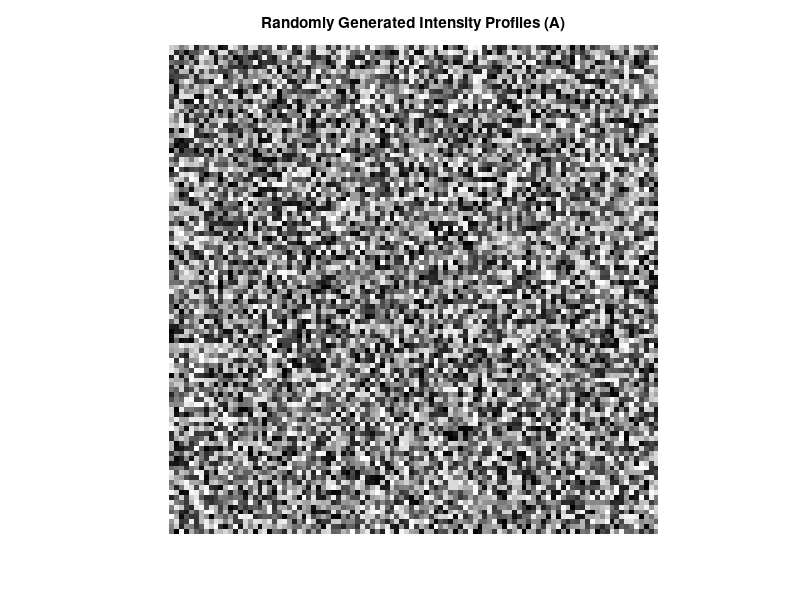

This figure's MATLAB source: (Note: this script raises an error after producing the figure.)
%% clear workspace , and command window, close all figures already open.
clear all, close all, clc;
figure(1);
A = uint8(randi(255,[100,100]));
figure(1);
imshow(A);
title('Randomly Generated Intensity Profiles (A)')
save('inputAPS0Q1.mat', 'A');
load('inputAPS0Q1.mat', 'A');
%% PS-0 4a
A_sorted = sort(reshape(A,[numel(A), 1]), 'descend');
A_sorted = reshape(A_sorted, size(A));
figure(2);
imshow(A_sorted);
title('Sorted Intensity Values (A)')
%% PS-0 4b
bins = 20;
maxA = max(A(:));
minA = min(A(:));
range = (maxA-minA)/bins;
hist = zeros(1,bins);
y = zeros(1,bins);
for i=1:20
    hist(i) = numel(A(A>=(minA+(i-1)*range) & A<(minA+(i)*range)));
    y(i) = minA+(i-1)*range;
end
figure(3);
bar(y,hist, 0.8, 'r');
axis([0 255 min(hist) max(hist)*1.05])
grid on;
title('Intensity Histogram of A (20 windows)');
%% PS-0 4c
% X = A_sorted(size(A,1)/2:size(A,1), 0:size(A,2)/2);
X = A(size(A,1)/2+1:size(A,1), 1:size(A,2)/2);
save('outputXPS0Q1.mat','X');
figure(4);
imagesc(X);
title('Bottom left quadrant of A');
%% PS-0 4d
Y = A - mean(A(:));
save('outputYPS0Q1.mat','Y');
figure(5);
imagesc(Y);
title('A - mean(A(:))');
%% PS-0 4e
Z = uint8(zeros(size(A_sorted,1),size(A_sorted,2),3));
ind = find(A>mean(A(:)));
[u, v] = ind2sub(size(A),ind);
for i=1:numel(ind)
   Z(u(i),v(i),:) = [255,0,0]; 
end
figure(6); 
subplot(1,2,1), imagesc(Z); title('Red pixels represent the values above the mean value of A, imagesc()');
subplot(1,2,2), imshow(Z); title('Red pixels represent the values above the mean value of A, imshow()');
imwrite(Z, 'outputZPS0Q1.png');
